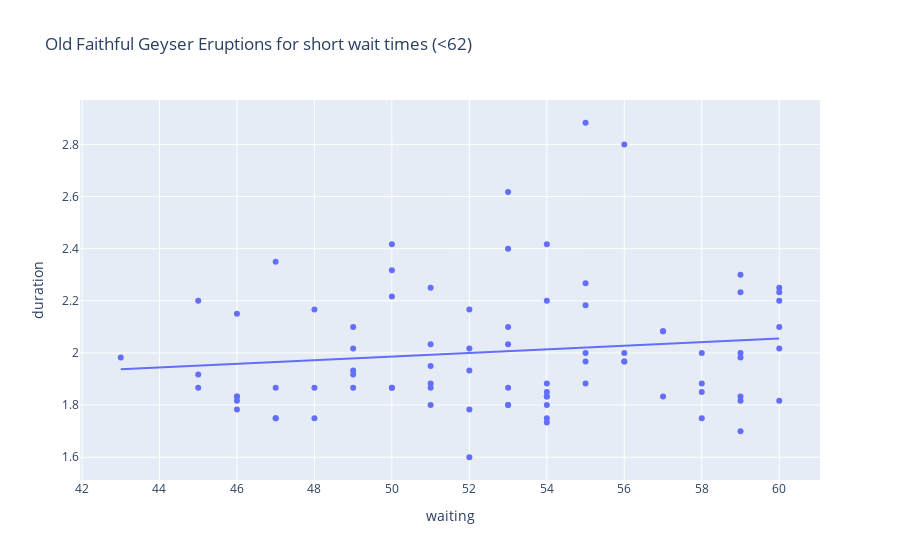

The code cell stored with this chart in its notebook:
### Markdown cell above
9. 
Less than short_wait_limit 62:
P-value for waiting is 0.238 and since it is greater than 0.05, there is week evidence against the null hypotheiss and we cannot reject the null hypothesis. There is insufficient evidence that there is a linear association between eruption duration and waiting times less than 62. 

Less than short_wait_limit 64:
P-value is 0.036 and is less than 0.05, we have moderate evidence against the null hypothesis. This would mean that there is a statistically significant linear relationship between the waiting times less than 64 minutes.

Less than short_wait_limit 66:
P-value is 0 and is much less than 0.001 indicating that there is very strong evidence against the null hypothesis. We can reject the null hypothesis and conclude that there is a significant linear association between waiting time and eruption duration for wait times less than 66 minutes.

### Code cell
import plotly.express as px
import statsmodels.formula.api as smf


short_wait_limit =  62 # 66 # 64
short_wait = old_faithful.waiting < short_wait_limit

print(smf.ols('duration ~ waiting', data=old_faithful[short_wait]).fit().summary().tables[1])

# Create a scatter plot with a linear regression trendline
fig = px.scatter(old_faithful[short_wait], x='waiting', y='duration', 
                 title="Old Faithful Geyser Eruptions for short wait times (<"+str(short_wait_limit)+")", 
                 trendline='ols')

fig.show(renderer="png") # USE `fig.show(renderer="png")` FOR ALL GitHub and MarkUs SUBMISSI

### Figure 1 — Plotly figure (JSON) as saved in the notebook; plotly's stock layout.template omitted (floating-point values rounded to 4 significant figures)
{"data": [{"hovertemplate": "waiting=%{x}<br>duration=%{y}<extra></extra>", "legendgroup": "", "marker": {"color": "#636efa", "symbol": "circle"}, "mode": "markers", "name": "", "orientation": "v", "showlegend": false, "type": "scatter", "x": [54, 55, 51, 54, 47, 52, 52, 51, 47, 55, 52, 48, 59, 58, 58, 53, 59, 54, 54, 59, 48, 60, 56, 60, 48, 60, 50, 51, 49, 47, 52, 59, 59, 50, 59, 53, 56, 45, 55, 45, 56, 46, 51, 53, 60, 59, 49, 53, 53, 45, 58, 52, 49, 57, 50, 55, 51, 46, 55, 57, 51, 60, 53, 46, 49, 49, 53, 55, 50, 54, 54, 50, 54, 54, 47, 57, 54, 56, 58, 43, 60, 46, 46], "xaxis": "x", "y": [1.8, 2.883, 1.95, 1.833, 1.75, 2.167, 1.6, 1.8, 1.75, 1.967, 2.017, 1.867, 1.833, 1.883, 1.75, 2.1, 2, 1.833, 1.733, 2.233, 1.75, 1.817, 1.967, 2.017, 2.167, 2.2, 1.867, 1.867, 2.1, 1.867, 1.783, 2.3, 1.7, 2.317, 1.817, 2.617, 1.967, 1.917, 2.267, 1.867, 2.8, 1.833, 1.883, 2.033, 2.233, 1.983, 2.017, 1.8, 1.8, 2.2, 2, 1.933, 1.917, 2.083, 2.417, 1.883, 2.033, 1.833, 2.183, 1.833, 2.25, 2.1, 1.867, 1.783, 1.933, 1.867, 2.4, 2, 1.867, 1.75, 2.417, 2.217, 1.883, 1.85, 2.35, 2.083, 2.2, 2, 1.85, 1.983, 2.25, 2.15, 1.817], "yaxis": "y"}, {"hovertemplate": "<b>OLS trendline</b><br>duration = 0.00691825 * waiting + 1.64008<br>R<sup>2</sup>=0.017113<br><br>waiting=%{x}<br>duration=%{y} <b>(trend)</b><extra></extra>", "legendgroup": "", "marker": {"color": "#636efa", "symbol": "circle"}, "mode": "lines", "name": "", "showlegend": false, "type": "scatter", "x": [43, 45, 45, 45, 46, 46, 46, 46, 46, 47, 47, 47, 47, 48, 48, 48, 49, 49, 49, 49, 49, 50, 50, 50, 50, 50, 51, 51, 51, 51, 51, 51, 52, 52, 52, 52, 52, 53, 53, 53, 53, 53, 53, 53, 54, 54, 54, 54, 54, 54, 54, 54, 54, 55, 55, 55, 55, 55, 55, 56, 56, 56, 56, 57, 57, 57, 58, 58, 58, 58, 59, 59, 59, 59, 59, 59, 59, 60, 60, 60, 60, 60, 60], "xaxis": "x", "y": [1.938, 1.951, 1.951, 1.951, 1.958, 1.958, 1.958, 1.958, 1.958, 1.965, 1.965, 1.965, 1.965, 1.972, 1.972, 1.972, 1.979, 1.979, 1.979, 1.979, 1.979, 1.986, 1.986, 1.986, 1.986, 1.986, 1.993, 1.993, 1.993, 1.993, 1.993, 1.993, 2.0, 2.0, 2.0, 2.0, 2.0, 2.007, 2.007, 2.007, 2.007, 2.007, 2.007, 2.007, 2.014, 2.014, 2.014, 2.014, 2.014, 2.014, 2.014, 2.014, 2.014, 2.021, 2.021, 2.021, 2.021, 2.021, 2.021, 2.028, 2.028, 2.028, 2.028, 2.034, 2.034, 2.034, 2.041, 2.041, 2.041, 2.041, 2.048, 2.048, 2.048, 2.048, 2.048, 2.048, 2.048, 2.055, 2.055, 2.055, 2.055, 2.055, 2.055], "yaxis": "y"}], "layout": {"legend": {"tracegroupgap": 0}, "title": {"text": "Old Faithful Geyser Eruptions for short wait times (<62)"}, "xaxis": {"anchor": "y", "domain": [0, 1], "title": {"text": "waiting"}}, "yaxis": {"anchor": "x", "domain": [0, 1], "title": {"text": "duration"}}}}
